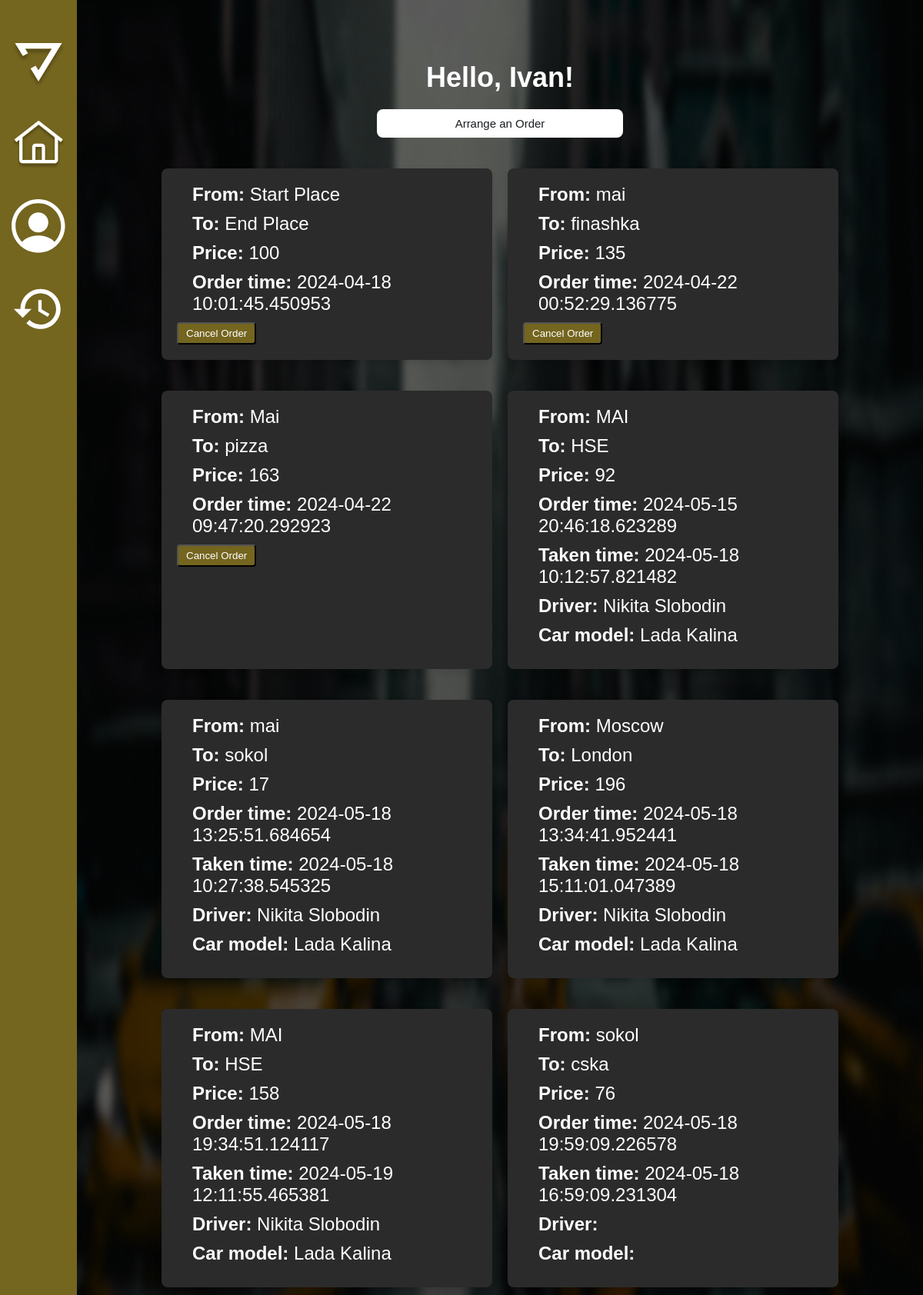
The page /index (signed in) on the database as committed earlier.
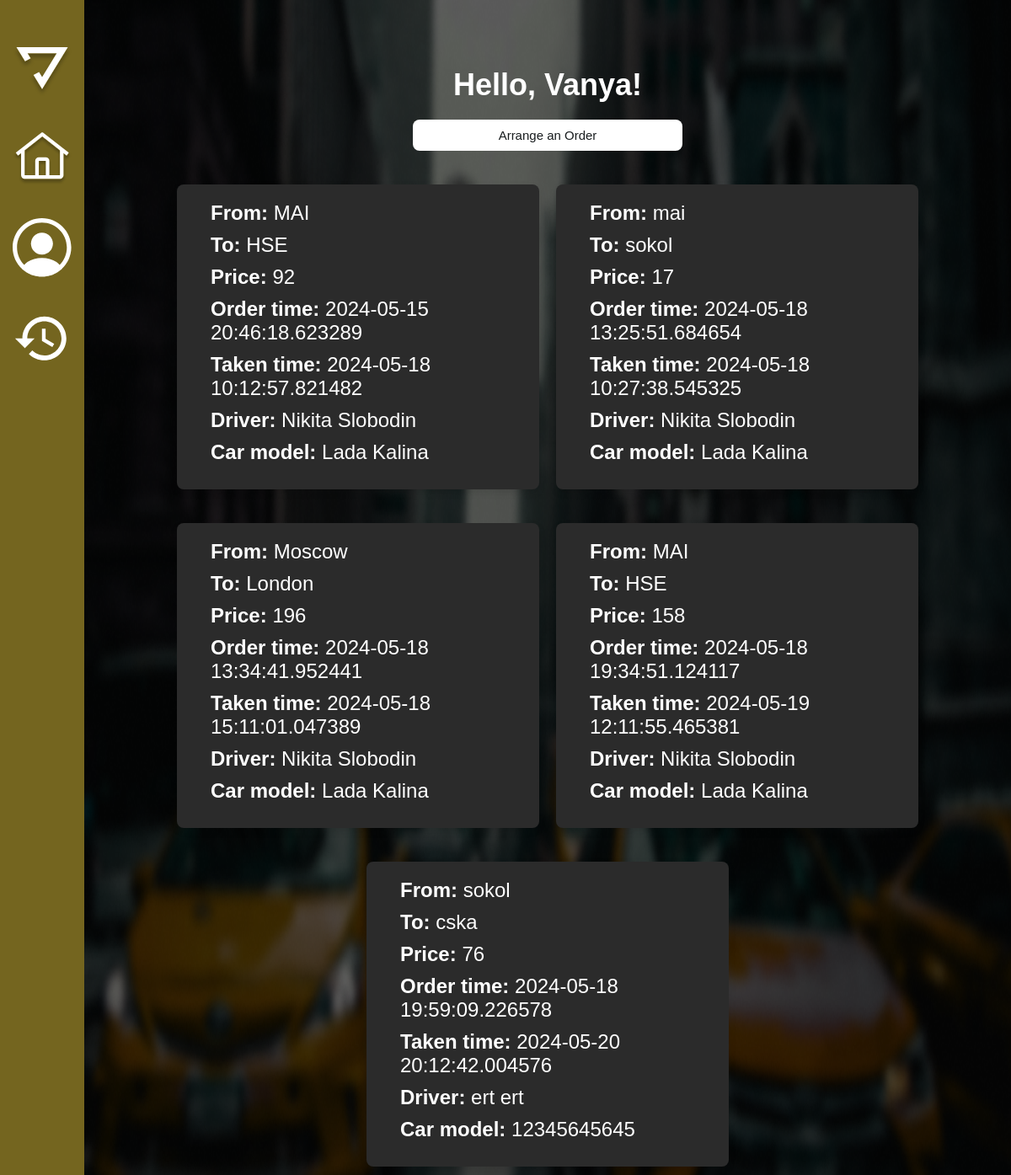
The same page on the database as committed later.
### app/models.py (models this page shows, shortened)
class User(UserMixin, db.Model):
    id = db.Column(db.Integer, primary_key=True)
    first_name = db.Column(db.String(64), index=True, nullable=False)
    last_name = db.Column(db.String(64), index=True, nullable=False)
    email = db.Column(db.String(128), unique=True, index=True, nullable=False)
    password_hashed = db.Column(db.String(200), nullable=False)
    orders = db.relationship('Order', backref='user', lazy='dynamic')
    role = db.Column(db.String(64), default='user')

class Order(db.Model):
    id = db.Column(db.Integer, primary_key=True)
    place_start = db.Column(db.String(140), nullable=False)
    place_end = db.Column(db.String(140), nullable=False)
    price = db.Column(db.String(140), nullable=False)
    order_time = db.Column(db.DateTime, index=True, nullable=True)
    order_taked = db.Column(db.DateTime, index=True, nullable=True)
    order_finished = db.Column(db.DateTime, index=True, nullable=True)
    user_id = db.Column(db.Integer, db.ForeignKey('user.id'))
    driver_id = db.Column(db.Integer, db.ForeignKey('driver.id'), nullable=True)
    driver = db.relationship('Driver', back_populates='orders')
    score = db.Column(db.Integer, default=0)

class Driver(UserMixin, db.Model):
    id = db.Column(db.Integer, primary_key=True)
    first_name = db.Column(db.String(64), index=True, nullable=False)
    last_name = db.Column(db.String(64), index=True, nullable=False)
    middle_name = db.Column(db.String(64), index=True)
    email = db.Column(db.String(128), unique=True, index=True, nullable=False)
    car_model = db.Column(db.String(64), index=True, nullable=False)
    license_plate = db.Column(db.String(64), unique=True, index=True, nullable=False)
    password_hashed = db.Column(db.String(200), nullable=False)
    orders = db.relationship('Order', backref='driver', lazy='dynamic')
    role = db.Column(db.String(20), default='driver')
    status = db.Column(db.String(20), default='inactive', nullable=False)
    number_of_ratings = db.Column(db.Integer, default=0, nullable=False)
    rating = db.Column(db.Float, default=0.0, nullable=False)
    orders = db.relationship('Order', back_populates='driver')

### app/routes.py (the view)
@app.route('/index')
@login_required('user')
def index():
    orders = Order.query.filter(
        Order.user_id == current_user.id,
        db.or_(Order.order_taked.is_(None), Order.order_finished.is_(None))
    ).all()
    return render_template('index.html', orders=orders)

### app/models.py (called while the page is built)
@login.user_loader
def load_user(id):
    driver = Driver.query.get(int(id))
    if driver:
        return driver
    return User.query.get(int(id))

### app/utils.py (called while the page is built)
def login_required(role):
    def wrapper(func):
        @wraps(func)
        def decorated_view(*args, **kwargs):
            if not current_user.is_authenticated:
                return redirect(url_for('choice'))
            if current_user.role != role:
                print(f"Пользователь {current_user.email} имеет роль {current_user.role}, а ожидалось {role}")
                return abort(403)
            print(f"Пользователь {current_user.email} имеет роль {current_user.role}")
            return func(*args, **kwargs)
        return decorated_view
    return wrapper

### app/templates/index.html (shortened to what this page needs)
<!DOCTYPE html>
<html lang="ru">
<head>
    <link rel="stylesheet" href="{{ url_for('static', filename='css/style.css') }}">
</head>
<body class="index-page">
    <div class="list-order-page">
        <div class="container index">
            <div class="content">
                <div class="sidebar">
                    <div class="sidebar-item">
                        <a href="{{ url_for('choice') }}">
                            <img class="logo" src="../static/css/images/logo.svg" alt="logo">
                        </a>
                    </div>
                    <div class="sidebar-item">
                        <a href="{{ url_for('index') }}">
                            <img class="home-img" src="../static/css/images/home.svg" alt="home">
                        </a>
                        <a href="{{ url_for('profile') }}">
                            <img class="profile-img" src="../static/css/images/profile.svg" alt="profile">
                        </a>
                        <a href="{{ url_for('history_of_user_orders') }}">
                            <img class="history-img" src="../static/css/images/history.svg" alt="history">
                        </a>
                    </div>
                </div>
                <div class="content__main index">
                    <div class="content__container">
                        <h1 class="greeting">Hello, {{ current_user.first_name }}!</h1>
                        <div class="arrange-order-container">
                            <a href="{{ url_for('order') }}" class="arrange-order-btn">Arrange an Order</a>
                        </div>
                    </div>
                    <div class="orders__container">
                        <div class="available-order__container">
                            {% for order in orders %}
                                <div class="orders-item available-order">
                                    <div class="orders-item-text"><strong>From:</strong> {{ order.place_start }}</div>
                                    <div class="orders-item-text"><strong>To:</strong> {{ order.place_end }}</div>
                                    <div class="orders-item-text"><strong>Price:</strong> {{ order.price }}</div>
                                    <div class="orders-item-text"><strong>Order time:</strong> {{ order.order_time }}</div>
                                    {% if order.order_taked %}
                                        <div class="orders-item-text"><strong>Taken time:</strong> {{ order.order_taked }}</div>
                                        <div class="orders-item-text"><strong>Driver:</strong> {{ order.driver.first_name }} {{ order.driver.last_name }}</div>
                                        <div class="orders-item-text"><strong>Car model:</strong> {{ order.driver.car_model }}</div>
                                    {% else %}
                                        <form method="post" action="{{ url_for('cancel_order', order_id=order.id) }}">
                                            <button type="submit" class="btn btn-danger">Cancel Order</button>
                                        </form>
                                    {% endif %}
                                </div>
                            {% endfor %}
                        </div>
                    </div>
                </div>
            </div>
        </div>
    </div>
</body>
</html>

### app/static/css/style.css (style rules this page uses)
*, *::before, *::after { box-sizing: border-box; }
html, body { margin: 0; padding: 0; height: 100%; }
body { font-family: 'Ubuntu', sans-serif; font-size: 15px; font-weight: 400; color: #212529; }
body.index-page { background: none; color: #fff; font-family: 'Ubuntu', sans-serif; }
.index-page .list-order-page { min-height: 100vh; display: flex; flex-direction: column; }
.index-page .container { flex: 1; }
.index-page .content { flex: 1; display: flex; }
.index-page .content__main { flex: 1; display: flex; flex-direction: column; }
.index-page .orders__container { flex: 1; display: flex; flex-direction: column; justify-content: space-between; }
a { text-decoration: none; color: inherit; }
body:not(.history-page) { background-image: url('images/background.png'); background-position: center; background-repeat: no-repeat; background-size: 105% 105%; background-attachment: fixed; color: #fff; font-family: 'Ubuntu', sans-serif; }
.sidebar { width: 100px; background-color: #74651f; display: flex; flex-direction: column; align-items: center; justify-content: flex-start; padding-top: 20px; padding-bottom: 20px; position: fixed; top: 0; height: 100%; }
.sidebar-item { display: flex; flex-direction: column; align-items: center; }
.sidebar img { width: 70px; margin-bottom: 35px; }
.logo { margin-top: 35px; }
.content { width: 100%; display: flex; }
.content__main { width: calc(100% - 100px); background-color: #191d1f; display: flex; justify-content: center; margin-left: 100px; }
.index { background: none; }
.content__container { margin-top: 60px; }
.orders__container { margin-top: 30px; }
.orders-item { width: 400px; padding: 20px; margin: 10px 0; background-color: #2b2b2b; border-radius: 8px; box-shadow: 0 4px 8px rgba(0, 0, 0, 0.1); transition: transform 0.3s ease; word-wrap: break-word; }
.orders-item-text { margin-bottom: 10px; font-size: 16px; }
.orders-item div { margin-left: 20px; }
.current-order div, .available-order div { font-size: 24px; }
.available-order__container { display: flex; flex-wrap: wrap; justify-content: center; gap: 20px; }
.available-order { padding-top: 20px; flex-grow: 1; flex-shrink: 0; flex-basis: calc(50% - 10px); max-width: calc(40% - 10px); margin: 25px; }
.greeting { margin: 20px 0; font-size: 36px; text-align: center; }
.arrange-order-container { display: flex; justify-content: center; margin-top: 20px; }
.arrange-order-btn { width: 320px; padding: 10px 20px; background-color: #fff; color: #191d1f; border: none; border-radius: 8px; cursor: pointer; transition: background-color 0.3s ease; text-align: center; }
.orders-item { width: 300px; padding: 20px; margin: 10px 0; background-color: #2b2b2b; border-radius: 8px; box-shadow: 0 4px 8px rgba(0, 0, 0, 0.1); transition: transform 0.3s ease; }
.arrange-order-btn { padding: 10px 20px; background-color: #fff; color: #191d1f; border: none; border-radius: 8px; cursor: pointer; transition: background-color 0.3s ease; }

Rows that differ between the two databases and show on the page:
removed Order: place_start "Start Place", place_end "End Place", price "100", order_time "2024-04-18 10:01:45.450953"
removed Order: place_start "mai", place_end "finashka", price "135", order_time "2024-04-22 00:52:29.136775"
removed Order: place_start "Mai", place_end "pizza", price "163", order_time "2024-04-22 09:47:20.292923"
changed User: first_name "Ivan" → "Vanya"
changed Order "cska": order_taked "2024-05-18 16:59:09.231304" → "2024-05-20 20:12:42.004576"; driver.first_name (not shown) → "ert"; driver.last_name (not shown) → "ert"; driver.car_model (not shown) → "12345645645"
